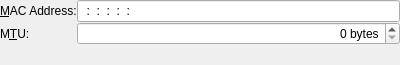
<ui version="4.0" >
 <class>Settings8023Ethernet</class>
 <widget class="QWidget" name="Settings8023Ethernet" >
  <property name="geometry" >
   <rect>
    <x>0</x>
    <y>0</y>
    <width>400</width>
    <height>65</height>
   </rect>
  </property>
  <property name="windowTitle" >
   <string>Form</string>
  </property>
  <layout class="QVBoxLayout" name="verticalLayout" >
   <property name="spacing" >
    <number>0</number>
   </property>
   <property name="margin" >
    <number>0</number>
   </property>
   <item>
    <layout class="QGridLayout" name="gridLayout" >
     <item row="0" column="0" >
      <widget class="QLabel" name="label" >
       <property name="toolTip" >
        <string>Example: 11:22:33:44:55:66</string>
       </property>
       <property name="text" >
        <string>&amp;MAC Address:</string>
       </property>
       <property name="buddy" >
        <cstring>kcfg_macaddress</cstring>
       </property>
      </widget>
     </item>
     <item row="0" column="1" >
      <widget class="QLineEdit" name="kcfg_macaddress" >
       <property name="inputMask" >
        <string>HH:HH:HH:HH:HH:HH; </string>
       </property>
      </widget>
     </item>
     <item row="1" column="0" >
      <widget class="QLabel" name="label_2" >
       <property name="toolTip" >
        <string>Maximum Transfer Unit (bytes)</string>
       </property>
       <property name="text" >
        <string>M&amp;TU:</string>
       </property>
       <property name="buddy" >
        <cstring>kcfg_mtu</cstring>
       </property>
      </widget>
     </item>
     <item row="1" column="1" >
      <widget class="QSpinBox" name="kcfg_mtu" >
       <property name="alignment" >
        <set>Qt::AlignRight|Qt::AlignTrailing|Qt::AlignVCenter</set>
       </property>
       <property name="suffix" >
        <string> bytes</string>
       </property>
       <property name="maximum" >
        <number>32000</number>
       </property>
       <property name="singleStep" >
        <number>10</number>
       </property>
      </widget>
     </item>
    </layout>
   </item>
   <item>
    <spacer name="verticalSpacer" >
     <property name="orientation" >
      <enum>Qt::Vertical</enum>
     </property>
     <property name="sizeHint" stdset="0" >
      <size>
       <width>20</width>
       <height>91</height>
      </size>
     </property>
    </spacer>
   </item>
  </layout>
 </widget>
 <resources/>
 <connections/>
</ui>
